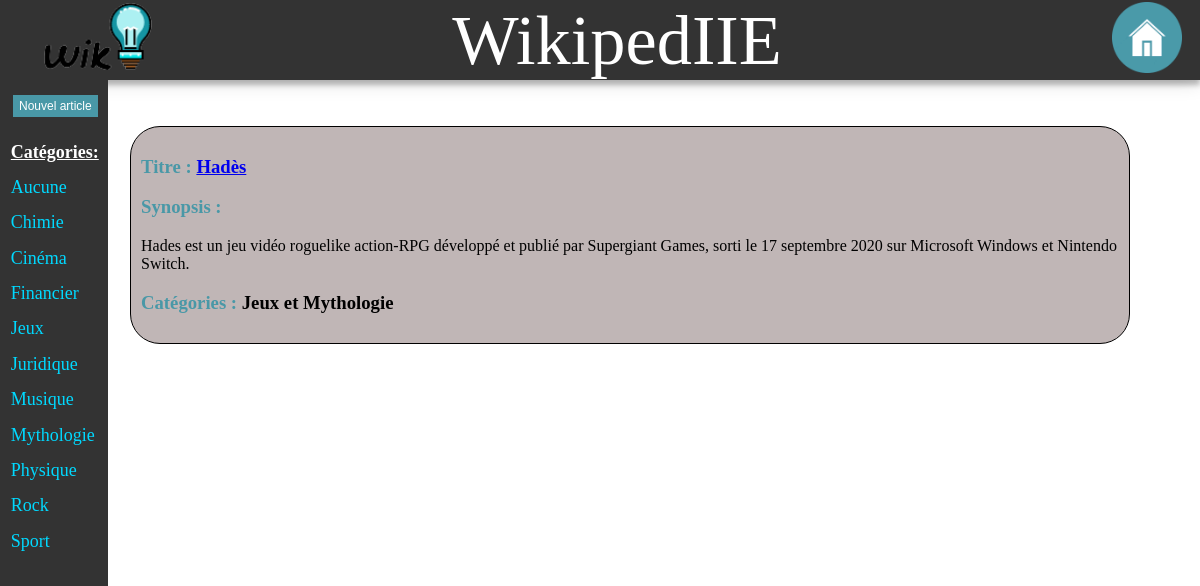
Page /html/wikipediie/vue/home.php?filter=Jeux on the committed database.
### tables this page shows
CREATE TABLE `Categorie` (
  `ID_CAT` int(11) NOT NULL,
  `NAME` varchar(20) NOT NULL
);

CREATE TABLE `Page` (
  `ID_PAGE` int(11) NOT NULL,
  `TITLE` varchar(50) NOT NULL,
  `URL` varchar(50) NOT NULL,
  `AUTHOR` varchar(20) NOT NULL,
  `DATE` date NOT NULL,
  `VALIDATED` tinyint(1) NOT NULL,
  `SYNOPSIS` varchar(500) NOT NULL,
  `ID_ADMIN` int(11) DEFAULT NULL,
  `ID_CAT1` int(11) DEFAULT NULL,
  `ID_CAT2` int(11) DEFAULT NULL
);

### html/wikipediie/Model/dbFactory.php (called while the page is built, shortened)
<?php
class dbFactory{
  private $dbname = "wikipediie";
  private $host = "mariadb";
  private $port = 3306;
  private $password = PASS;
  private $id = "root";
  function createService() {
    return new \PDO("mysql:dbname=".$this->dbname.";host=".$this->host.";port=".$this->port, $this->id, $this->password);
  }
  function requete($requete) {
    $co = $this->createService();
    $stmt = $co->prepare($requete);
    $stmt->execute();
    return $stmt;
  }
}

### html/wikipediie/vue/home.php (the view, shortened to what this page needs)
<?php
function displayArticle($sql){
    $dbfactory = new \Rediite\Model\Factory\dbFactory();
    $stmt = $dbfactory->requete($sql);
    foreach ($stmt->fetchAll() as $page) { ?>
    <div class='container'>
        <h3> Titre : <span class="black"><a href='./loadpage.php?url=<?php echo $page['URL']; ?>'><?php echo $page["TITLE"]; ?></a></span></h3>
        <h3> Synopsis : </h3>
        <p>
        <?php echo $page["SYNOPSIS"];?>
        </p>
        <?php
            if(strcmp($page["NAME1"], "") == 0){
                ?>
                <h3> Catégorie : <span class="black"> Aucune </span></h3>
                <?php
            }
            elseif(strcmp($page["NAME"], "") == 0){
                ?>
                <h3> Catégorie : <span class="black"> <?php echo $page["NAME1"]?></span></h3>
                <?php
            }
            else{
                ?>
                <h3> Catégories : <span class="black"> <?php echo $page["NAME1"]." et ".$page["NAME"]; ?></span></h3>
                <?php
            }
        ?>
    </div>
<?php }
}
?>
<body>
    <div class="article">
    <?php include('sidebar.php') ?>
        <?php
        $sql = "SELECT p.TITLE, p.SYNOPSIS, p.URL, Ca.NAME as NAME1, Cat.NAME FROM Categorie Ca, Categorie Cat, Page p WHERE Ca.ID_CAT=p.ID_CAT1 AND Cat.ID_CAT=p.ID_CAT2";
        if(isset($_GET['filter'])){
            $filter = $_GET['filter'];
            if(strcmp($filter, "Aucune") != 0){
                $sql = "SELECT p.TITLE, p.SYNOPSIS, p.URL, Ca.NAME as NAME1, Cat.NAME FROM Categorie Ca, Categorie Cat, Page p WHERE Ca.ID_CAT=p.ID_CAT1 AND Cat.ID_CAT=p.ID_CAT2 AND Ca.NAME='".$filter."';";
            }
        }
        displayArticle($sql);
        ?>
    </div>
</body>

### html/wikipediie/vue/sidebar.php
<aside>
  <div class="sidenav">
  <form action="create.php" method="POST">
    <input class="button1" type="submit" value="Nouvel article">
  </form>
    <div class="lienAside">
      <span class="categorie"><b><u>Catégories:</u></b></span>
<?php
      $dbfactory = new \Rediite\Model\Factory\dbFactory();
      $stmt = $dbfactory->requete("SELECT * FROM Categorie ORDER BY name;");
      foreach ($stmt->fetchAll() as $cat) {
        if(!empty($cat['NAME']))
          echo "<a href='home.php?filter=".$cat['NAME']."'>".$cat['NAME']."</a>";
      }
    ?>
    </div>
  </div>
</aside>

### html/wikipediie/vue/style.css (style rules this page uses)
.menu { margin-bottom: 3%; height: 10%; background-color: #333333; box-shadow: 0 0 20px 0 rgba(0, 0, 0, 0.2), 0 5px 5px 0 rgba(0, 0, 0, 0.24); }
.menu ul { list-style: none; display: flex; justify-content: space-between; height: 100%; }
#li_wikipediie { height: 100%; }
.menu a { text-align:center; text-decoration: none; color:white; }
#logo { flex:1; height: 8.8vh; margin: 2%; }
#rouage { flex: 3; margin-top: 5px; height: 8.8vh; margin: 0.3vh; margin-right: 1.5vw; }
#wikipediie { flex:2; font-size: 8.8vh; margin: 2%; }
.menu li a { color: white; text-align: center; text-decoration: none; }
.container { margin: 10px; border-radius: 30px; border: solid 1px; padding: 10px; margin-bottom: 2%; }
.sidenav { margin-top: -3%; margin-left : -10% !important; height: 100vh; position: fixed; display: flex; flex-direction: column; background-color: #333333 !important; margin-right: 2%; padding-right: 3%; width: 6vw; }
.sidenav a { padding: 10% 5% 10% 7%; text-decoration: none; font-size: 1.5vw; color: rgb(0, 217, 255); display: block; z-index: 100; background-color: #333333 !important; padding-left: 15%; }
.article { margin-left : 10vw; margin-right: 5%; overflow-y: scroll; scrollbar-width: thin; height: 80%; }
.article div { background-color: rgb(192, 182, 182); }
.article div h3, h1, h2, h4 { color:#4998a7; font: bold; }
.black { font-style: normal; color: black; }
.black a { font-style: normal; }
.button1, .button2, .btnsuppr { background-color: #4998a7; color: white; border: 1px solid #333333; text-align: center; text-decoration: none; font-size: 1vw; cursor: pointer; }
.button1 { margin-top: 20%; margin-left: 1vw; height: auto; padding: 0.5vh 0.5vw; }
body { overflow-y: hidden; margin: 0%; }
.categorie { padding: 10% 5% 10% 7%; text-decoration: none; font-size: 1.5vw; color: white; display: block; z-index: 100; background-color: #333333 !important; padding-left: 15%; }

### rows in the picture
categorie: NAME "Aucune"
categorie: NAME "Chimie"
categorie: NAME "Cinéma"
categorie: NAME "Financier"
categorie: NAME "Jeux"
categorie: NAME "Juridique"
categorie: NAME "Musique"
categorie: NAME "Mythologie"
categorie: NAME "Physique"
categorie: NAME "Rock"
categorie: NAME "Sport"
page: TITLE "Hadès", SYNOPSIS "Hades est un jeu vidéo roguelike action-RPG développé et publié par Supergiant Games, sorti le 17 septembre 2020 sur Microsoft Windows et Nintendo Switch.", ID_CAT1.NAME "Jeux", ID_CAT2.NAME "Mythologie"
